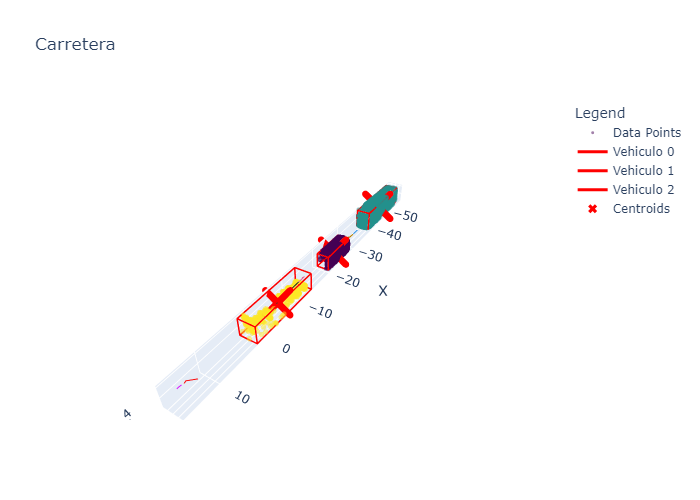
#> input picture frames/frame_103.png, 700 x 500 px; its folder holds only this picture in this run
$ jupyter execute --allow-errors LiDAR_Clustering_tracking.ipynb
#> lines starting #> are read from the running program, lines starting #| are printed output that depends on the picture
# Práctica 1: LiDAR Clustering

## Índice

1. Integrantes del equipo

2. Librerías

3. Carga de Datos <br>

    3.1. Dataset vehículos

4. Clustering DBSCAN

## Integrantes del equipo

* Alejandro Cortijo Benito
* Alejandro García Mota

Este notebook tiene buscamos hacer `clustering` y `tracking` a los vehículos que aparecen en las muestras recogidas con el LiDAR.

## <a id='imports'></a>Librerias

[cell 1]
# Procesamiento de datos
import os
import cv2
import numpy as np
import pandas as pd

# Clustering
from sklearn.cluster import DBSCAN

# Visualización de datos
from tqdm import tqdm
import matplotlib.pyplot as plt
import plotly.express as px
import plotly.graph_objects as go
from PIL import Image
from IPython.display import display, Image as IPImage

## <a id='dataset'></a>Carga de datos

### Dataset vehículos

Cargamos todos los frames del dataset original ordenamos para evitar inconsistencias en los datos.

[cell 2]
# Definir el directorio donde se encuentran los archivos CSV
directory = './data/pointclouds/'

def extract_timestamp_and_id(filename):
    parts = filename.replace('pointcloud_', '').replace('.csv', '').split('_')
    timestamp = int(parts[0])  # Primer número (timestamp grande)
    identifier = int(parts[1])  # Segundo número (ID más pequeño)
    return (timestamp, identifier)

dataframes = []


#> (the rest of this cell did not finish here and is left out)

Usando los conocimientos de `LiDAR_Clustering` procedemos a clusterizar cada frame por separado, hemos decidio usar **DBSCAN** ya que a priori desconocemos el número de de vehículos. Por otro lado, para identificar si los vehículos que salen en escena son los mismos que en el frame anterior vamos a usar la diferencia entre los centroides para computar si el vehivulo del instante `t-1` es el mismo o no.

[cell 3]
def calculate_eculidean_distance(centroid, other):
    return np.sqrt((centroid[0] - other[0])**2 + (centroid[1] - other[1])**2 + (centroid[2] - other[2])**2)

def get_cluster(last_centroids, center_x, center_y, center_z):

    # Si no hay centroides, se inicializa el primer clúster con el punto actual.
    if len(last_centroids) == 0:
        last_centroids[0] = [center_x, center_y, center_z]
        return 0

    max_distance = 4 # Distancia máxima para considerar que el punto pertenece a un clúster existente.

    # Calcula las distancias desde el nuevo punto a cada centroide existente.
    distances = {cluster: calculate_eculidean_distance([center_x, center_y, center_z], centroid)
                 for cluster, centroid in last_centroids.items()}

    # Encuentra el clúster más cercano basado en la distancia calculada.
    closest_cluster = min(distances, key=distances.get)

    # Si la distancia al clúster más cercano es menor que la distancia máxima, actualiza el centroide.
    if distances[closest_cluster] < max_distance:
        last_centroids[closest_cluster] = [center_x, center_y, center_z]
        return closest_cluster

    # Si la distancia es mayor que la máxima, crea un nuevo clúster.
    new_cluster_id = max(last_centroids.keys()) + 1
    last_centroids[new_cluster_id] = [center_x, center_y, center_z]
    return new_cluster_id

[cell 4]
centroids = []
last_centroids = {}
output_dir = 'frames'  # Carpeta para guardar las imágenes
os.makedirs(output_dir, exist_ok=True)  # Crea el directorio si no existe

for i, frame in enumerate(tqdm(dataframes)):
    X = frame[['x', 'y', 'z']]

    dbscan = DBSCAN(eps=3, min_samples=23, n_jobs=-1)

    y_dbscan = dbscan.fit_predict(X)

    df_clustered = X.copy()
    df_clustered['cluster'] = y_dbscan

    # Borrar ruido
    df_clustered = df_clustered[df_clustered['cluster'] != -1]

    fig = px.scatter(df_clustered, x='x', y='y', color='cluster')

    df_result = pd.DataFrame()
    df_result['x'] = df_clustered['x']
    df_result['y'] = df_clustered['y']
    df_result['z'] = df_clustered['z']
    df_result['cluster'] = df_clustered['cluster']
    df_result['clusterId'] = -1

    # Calcular bounding boxes para cada cluster
    bounding_boxes = {}

    clusters_count = np.array(y_dbscan).max() + 1
    for cluster in range(clusters_count):
        cluster_points = df_result[df_result['cluster'] == cluster]
        min_x, max_x = cluster_points['x'].min(), cluster_points['x'].max()
        min_y, max_y = cluster_points['y'].min(), cluster_points['y'].max()
        min_z, max_z = cluster_points['z'].min(), cluster_points['z'].max()

        # Calcular el centro
        center_x = (min_x + max_x) / 2
        center_y = (min_y + max_y) / 2
        center_z = (min_z + max_z) / 2

        clusterId = get_cluster(last_centroids, center_x, center_y, center_z)
        centroids.append((clusterId, center_x, center_y, center_z))

        df_result.loc[df_result['cluster'] == cluster, 'clusterId'] = clusterId
        bounding_boxes[clusterId] = {
            'min_x': min_x, 'max_x': max_x,
            'min_y': min_y, 'max_y': max_y,
            'min_z': min_z, 'max_z': max_z
        }

    fig = go.Figure()

    # Añadir datos
    fig.add_trace(go.Scatter3d(
        x=df_result['x'],
        y=df_result['y'],
        z=df_result['z'],
        mode='markers',
        marker=dict(
            color=df_result['clusterId'],
            colorscale='Viridis',
            size=3,
            cmin=0,
            cmax=10,
            opacity=0.5
        ),
        name='Data Points'
    ))

    # Añadir bounding boxes
    for cluster, bbox in bounding_boxes.items():
        fig.add_trace(go.Scatter3d(
            x=[bbox['min_x'], bbox['max_x'], bbox['max_x'], bbox['min_x'], bbox['min_x'], bbox['min_x'], bbox['max_x'], bbox['max_x'], bbox['min_x'], bbox['min_x'], bbox['max_x'], bbox['max_x'], bbox['max_x'], bbox['max_x'], bbox['min_x'], bbox['min_x'], bbox['min_x']],
            y=[bbox['min_y'], bbox['min_y'], bbox['max_y'], bbox['max_y'], bbox['min_y'], bbox['min_y'], bbox['min_y'], bbox['max_y'], bbox['max_y'], bbox['max_y'], bbox['max_y'], bbox['max_y'], bbox['min_y'], bbox['min_y'], bbox['min_y'], bbox['min_y'], bbox['max_y']],
            z=[bbox['min_z'], bbox['min_z'], bbox['min_z'], bbox['min_z'], bbox['min_z'], bbox['max_z'], bbox['max_z'], bbox['max_z'], bbox['max_z'], bbox['min_z'], bbox['min_z'], bbox['max_z'], bbox['max_z'], bbox['min_z'], bbox['min_z'], bbox['max_z'], bbox['max_z']],
            mode='lines',
            line=dict(color='red', width=3),  # Increase line width
            name=f'Vehiculo {cluster}'  # Improved naming
        ))

    # Añadir el centroide
    fig.add_trace(go.Scatter3d(
        x=[bbox['min_x'] + (bbox['max_x'] - bbox['min_x']) / 2 for bbox in bounding_boxes.values()],
        y=[bbox['min_y'] + (bbox['max_y'] - bbox['min_y']) / 2 for bbox in bounding_boxes.values()],
        z=[bbox['min_z'] + (bbox['max_z'] - bbox['min_z']) / 2 for bbox in bounding_boxes.values()],
        mode='markers',
        marker=dict(
            size=6,
            color='red',
            symbol='x'
        ),
        name='Centroids'
    ))


    # Dibujar las lineas conectandas a los centroides de cada cluster con diferentes colores
    colors = px.colors.qualitative.Dark24
    for cluster_id, centroid in last_centroids.items():
        cluster_centroids = [c for c in centroids if c[0] == cluster_id]
        if len(cluster_centroids) > 1:
            fig.add_trace(go.Scatter3d(
                x=[c[1] for c in cluster_centroids],
                y=[c[2] for c in cluster_centroids],
                z=[c[3] for c in cluster_centroids],
                mode='lines',
                line=dict(color=colors[cluster_id % len(colors)], width=2),
                name=f'Cluster {cluster_id} Path',
                showlegend=False
            ))


    # Layout
    fig.update_layout(
        scene=dict(
            xaxis_title='X',
            yaxis_title='Y',
            zaxis_title='Z',
            aspectmode='data',
            camera=dict(
                eye=dict(x=5, y=3, z=4)
            )
        ),
        title='Carretera',
        legend=dict(title='Legend')
    )

    fig.write_image(os.path.join(output_dir, f'frame_{i}.png'))

Una vez tenemos todos los frames computados procedemos a unificarlos en un único video `tracking.mp4`.

[cell 5]
image_folder = './frames/'   # Outputs celda anterior (tracking)
video_name = 'tracking.mp4'  # Nombre del video de salida

# Función para extraer el número de las imágenes
def extract_frame_number(filename):
    return int(filename.replace('frame_', '').replace('.png', '').replace('.jpg', ''))

# Obtener y ordenar todas las imágenes de la carpeta
images = [img for img in os.listdir(image_folder) if img.endswith(".jpg") or img.endswith(".png")]
images = sorted(images, key=extract_frame_number)

first_image = cv2.imread(os.path.join(image_folder, images[0]))
#> first_image is the input picture: shape (500, 700, 3); mean B, G, R 251.8, 251.8, 252.7

# Ajustar la resolución
desired_width, desired_height = 640, 480
first_image_resized = cv2.resize(first_image, (desired_width, desired_height))
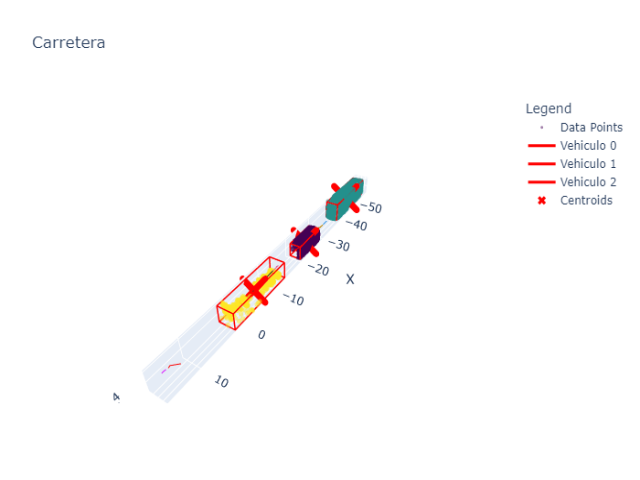
#> first_image_resized: shape (480, 640, 3); mean B, G, R 251.8, 251.8, 252.7
height, width, layers = first_image_resized.shape
#> height = 480; width = 640; layers = 3

# Definir el codec y crear el objeto VideoWriter con 30 FPS
fourcc = cv2.VideoWriter_fourcc(*'mp4v')  # Codec compatible con macOS
video = cv2.VideoWriter(video_name, fourcc, 4, (width, height))

# Añadir cada imagen al video
for image in images:
    img = cv2.imread(os.path.join(image_folder, image))
    img_resized = cv2.resize(img, (desired_width, desired_height))  # Redimensionar cada imagen
    video.write(img_resized)

# Liberar el objeto VideoWriter
video.release()
cv2.destroyAllWindows()

print(video_name+" creado con éxito.")

[cell 6]
# Carpeta de imágenes y nombre del archivo de salida
image_folder = './frames/'
gif_name = 'tracking.gif'

# Función para extraer el número de las imágenes
def extract_frame_number(filename):
    return int(filename.replace('frame_', '').replace('.png', '').replace('.jpg', ''))

# Obtener y ordenar todas las imágenes de la carpeta
images = [img for img in os.listdir(image_folder) if img.endswith(".jpg") or img.endswith(".png")]
#> images = ['frame_103.png']
images = sorted(images, key=extract_frame_number)

# Lista para almacenar las imágenes
frames = []

# Abrir y redimensionar cada imagen
desired_width, desired_height = 640, 480
for image in images:
    img = Image.open(os.path.join(image_folder, image))
    img_resized = img.resize((desired_width, desired_height), Image.Resampling.LANCZOS)  # Redimensionar cada imagen
    frames.append(img_resized)

# Guardar las imágenes como un GIF animado
frames[0].save(gif_name, format='GIF', append_images=frames[1:], save_all=True, duration=250, loop=0)

with open(gif_name, 'rb') as f:
    display(IPImage(f.read(), format='gif'))
